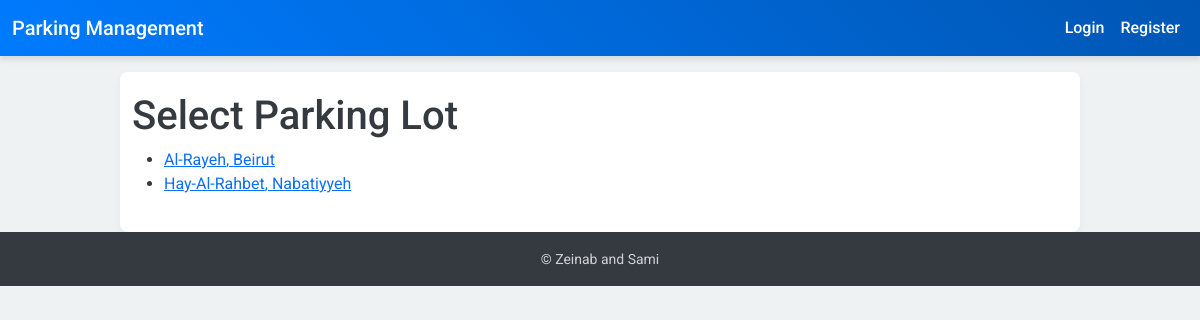
The app's page /select-parking-lot/ with its own data.
### myapp/models.py (models this page shows)
class ParkingLot(models.Model):
    name = models.CharField(max_length=100)
    address = models.CharField(max_length=200)
    user = models.ForeignKey(User, on_delete=models.CASCADE, default=1)
    revenue = models.DecimalField(max_digits=10, decimal_places=2, default=0.0)

### myapp/views.py (the view)
# urls.py: path('select-parking-lot/', views.select_parking_lot, name='select_parking_lot'),
def select_parking_lot(request):
    parking_lots = ParkingLot.objects.all()
    return render(request, 'select_parking_lot.html', {'parking_lots': parking_lots})

### myapp/templates/select_parking_lot.html
{% extends 'base.html' %}
{% block content %}
<h1>Select Parking Lot</h1>
<ul>
  {% for parking_lot in parking_lots %}
    <li>
      <a href="{% url 'book_parking' parking_lot.id %}">{{ parking_lot.name }}, {{ parking_lot.address}}</a>
    </li>
  {% endfor %}
</ul>
{% endblock %}

### myapp/templates/base.html (style rules this page uses)
body { background-color: #eef2f3; font-family: 'Roboto', sans-serif; color: #343a40; margin: 0; }

### records on screen
ParkingLot: name "Al-Rayeh", address "Beirut"
ParkingLot: name "Hay-Al-Rahbet", address "Nabatiyyeh"
